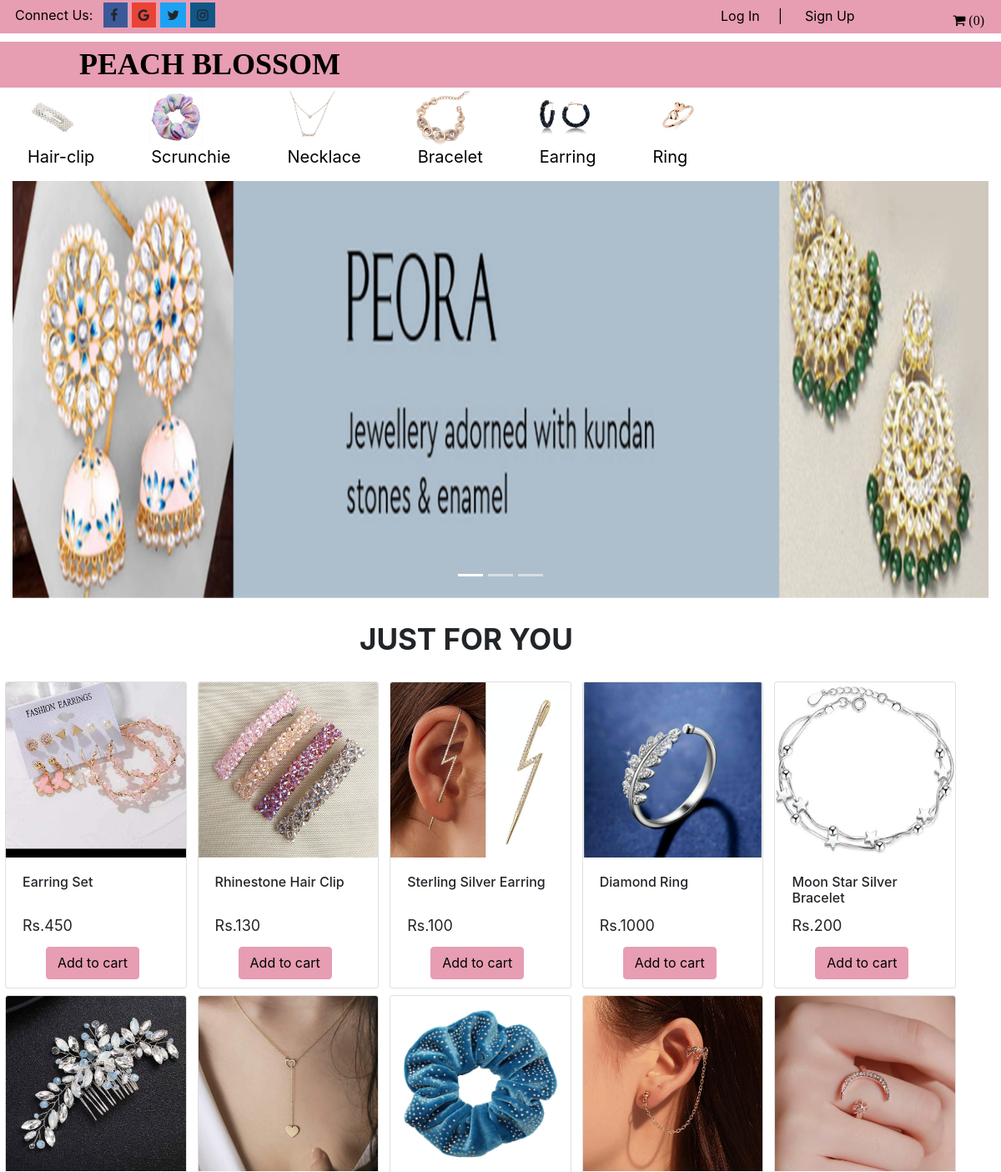
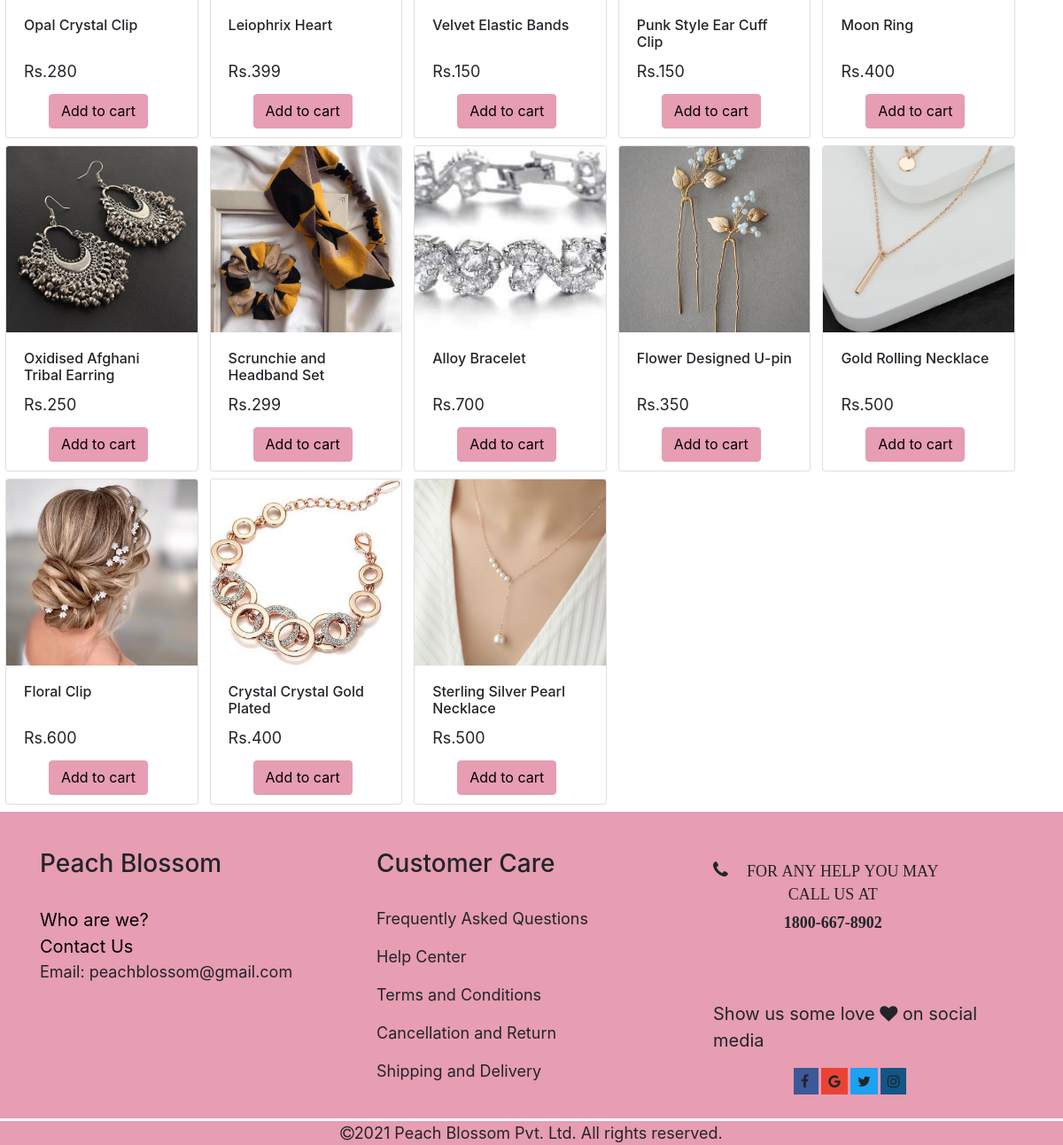
The app's page /home.php with its own data (2 pictures, top to bottom).
### tables this page shows
CREATE TABLE `category` (
  `CATEGORY_ID` int(11) NOT NULL,
  `CATEGORY_NAME` varchar(15) NOT NULL,
  `IMAGE` varchar(300) NOT NULL
);

CREATE TABLE `products` (
  `PRODUCT_ID` int(30) NOT NULL,
  `NAME` varchar(50) NOT NULL,
  `IMAGE` varchar(200) NOT NULL,
  `PRICE` int(11) NOT NULL,
  `CATEGORY_ID` int(11) NOT NULL
);

### home.php (the view, shortened to what this page needs)
<?php include "header.php";
  include "nav.php";?>
<link rel="stylesheet" type="text/css" href="css/home.css">
<div id="sec4">
<div class="container-fluid">
        <div class="row">
          <div class="col-md-12">
            <div class="bd-example">
  <div id="carouselExampleIndicators" class="carousel slide" data-ride="carousel">
    <ol class="carousel-indicators">
      <li data-target="#carouselExampleIndicators" data-slide-to="0" class="active"></li>
      <li data-target="#carouselExampleIndicators" data-slide-to="1"></li>
      <li data-target="#carouselExampleIndicators" data-slide-to="2"></li>
    </ol>
    <div class="carousel-inner">
      <div class="carousel-item active">
        <img src="admin/productimage/Peora_desktop.jpg" class="d-block w-100" alt="...">
      </div>
    </div>
    <a class="carousel-control-prev" href="#carouselExampleIndicators" role="button" data-slide="prev">
      <span class="carousel-control-prev-icon" aria-hidden="true"></span>
    </a>
    <a class="carousel-control-next" href="#carouselExampleIndicators" role="button" data-slide="next">
      <span class="carousel-control-next-icon" aria-hidden="true"></span>
    </a>
          </div>
        </div>
      </div>
    </div>
  </div>
</div>
      <div id="sec5">
        <div class="container-fluid">
              <p class="for">JUST FOR YOU</p>
              <div class="row">
              <?php
         $conn = new mysqli("localhost","root","","peachblossom");
         $limit = 18;
         $sql = "SELECT * FROM products ORDER BY product_id DESC LIMIT {$limit}";
         $result = $conn->query($sql);
          if($result !== false && $result->num_rows>0){
          while($row=$result->fetch_assoc()){?>
             <div class="col-md-2.4">
              <form method="POST" action="managecart.php" >
               <div class="card product" style="width:13.6rem; margin-right:7px;">
                <a href=""><img src="admin/productimage/<?php echo $row['IMAGE'];?>" class="card-img-top" alt="..."></a>
                  <div class="card-body">
                    <div class="title">
                    <h6 class="card-title"><?php echo $row['NAME'];?></h6>
                    </div>
                      <div class="price">
                    <p>Rs.<?php echo $row['PRICE'];?></p>
                  </div>
                </div>
                <button type="submit" name="Add_To_Cart" class="btn btn-primary">Add to cart</button>
            </div>
          </form>
          </div>
           <?php
              }
            }
          ?>
          </div>
        </div>
      </div>
<?php include('footer.php');?>

### nav.php (shortened to what this page needs)
<div id="sec1">
      <div class="container">
        <div class="row">
          <div class="col-md-4">
             <ul class="excess">
              <li><a>Connect Us:</a></li>
                <li><i class="fa fa-facebook"></i></li>
                <li><i class="fa fa-google"></i></li>
                <li><i class="fa fa-twitter"></i></li>
                <li><i class="fa fa-instagram"></i></li>
           </ul>
         </div>
         <div class="col-md-4"></div>
         <div class="col-md-4">
          <?php
           if (isset($_SESSION['user1'])) {
                echo '<div class="dropdown">
                  <img src="image/human.png" class="header">
                  <div class="dropdown-content">
                    <a href="myorder.php">MyOrders</a>
                    <a href="logout.php">Logout</a>
                    <i class = "fa fa-sign-out><a href="logout.php?php"></a></i>
                  </div>
                  </div>';
                  echo '<div class="hello"> Hello!'
                 ." ". $_SESSION['name'];
                 '</div>';
             }
            else{
              echo '<ul class="log"><li class="bar"><button class="button" id="b"><a href="login.php">Log In</a></button></li>
              <li class="bar"><button class="button" id="b1"><a href="signin.php">Sign Up</a></button></li></ul>';
            }
      $count=0;
       ?>
      <a href="<?php echo $GLOBALS['siteurl'] ?>/mycart.php" class="fa fa-shopping-cart cart"> (<?php echo $count; ?>)</a>
            </div>
          </div>
        </div>
    </div>
      <div id="sec2">
      <div class="container-fluid">
        <div class="row">
          <div class="col-md-6">
           <a href="home.php" class="name" style="text-decoration: none;">PEACH BLOSSOM</a>
          </div>
          </div>
          </div>
        </div>
          <div id ="sec3">
            <div class="container-fluid">
              <?php
             $conn = new mysqli("localhost","root","","peachblossom");
             $sql = "SELECT * FROM category ORDER BY category_id ASC";
             $result = $conn->query($sql);
              if($result->num_rows>0){
              while($row=$result->fetch_assoc()){?>
            <ul class="nav justify-content-center ul">
            <li class="nav-item">
              <img src="Admin/productimage/<?php echo $row['IMAGE'];?>" class="modify"><br>
            <a class="nav-links" href="http://localhost/MIS_Site/category.php/?cat=<?php echo $row["CATEGORY_ID"]; ?>" style="text-align: center;"><?php echo $row['CATEGORY_NAME'];?></a><br>
            </li>
          </ul>
          <?php
            }
          }
        ?>
          </div>
        </div>

### css/head.css (style rules this page uses)
a { color: black !important; }
#sec1 { background-color:#e79db2; height:40px; width: 100%; z-index: 1000; }
.excess,.log { list-style: none; margin-top:3px; margin-left: -5pc; }
.excess li,.log li { float: left; padding:3px 8px; margin-left:5px; }
.excess li:nth-child(2) { background-color: #3b5998; padding-right:11px; }
.excess li:nth-child(3) { background-color: #ea4335; }
.excess li:nth-child(4) { background-color: #1da1f2; }
.excess li:nth-child(5) { background-color:#125688; margin-right: 0; }
.bar:not(:last-child):after { content: "|"; color: black; margin-left: 1pc; }
.button { background-color:#e79db2; color: #000; border: none; }
#b { margin-left:5pc; }
#b1 { margin-left: 0pc; }
#sec2 { margin-top:10px; background-color:#e79db2 ; height:55px; }
.name { font-weight: bold; font-size:36px; margin-top:1pc; margin-left: 5pc; font-family: Brush Script MT; text-align: center; }
.cart { position: absolute; right:-10px; }
#sec3 { color:#ffffff; margin-top:4px; }
.nav-links { margin-right:50px; margin-left: 18px; font-size: 20px; }
.modify { height:4pc; width:4pc; margin-left: 1pc; }
.ul { float: left; }
.card-img-top { height: 16pc; }
.btn-primary { background-color: #e79db2!important; border-color:#e79db2!important ; }
p { font-size:18px; }

### css/home.css (style rules this page uses)
#sec4 { margin-top: 7pc; }
.d-block { height:500px; }
#sec5 { margin-top: 23px; }
.for { font-size: 35px; font-weight: bold; margin-left: 26pc; }
.product { height:23pc; float: left; margin-top:8px; margin-left: 6px; }
.title { height:3pc; }
.btn { margin-left: 3pc; height: 39px; width: 7pc; margin-bottom: 10px; color: black; margin-top: -2pc; }
.btn-primary { background-color: #e79db2 !important; border-color: #e79db2 !important; }
.card-img-top { object-fit: cover; height:210px; }

### records on screen
category: IMAGE (picture), CATEGORY_NAME "Hair-clip"
category: IMAGE (picture), CATEGORY_NAME "Scrunchie"
category: IMAGE (picture), CATEGORY_NAME "Necklace"
category: IMAGE (picture), CATEGORY_NAME "Bracelet"
category: IMAGE (picture), CATEGORY_NAME "Earring"
category: IMAGE (picture), CATEGORY_NAME "Ring"
products: IMAGE (picture), NAME "Earring Set", PRICE "450"
products: IMAGE (picture), NAME "Rhinestone Hair Clip", PRICE "130"
products: IMAGE (picture), NAME "Sterling Silver Earring", PRICE "100"
products: IMAGE (picture), NAME "Diamond Ring", PRICE "1000"
products: IMAGE (picture), NAME "Moon Star Silver Bracelet", PRICE "200"
products: IMAGE (picture), NAME "Opal Crystal Clip", PRICE "280"
products: IMAGE (picture), NAME "Leiophrix Heart", PRICE "399"
products: IMAGE (picture), NAME "Velvet Elastic Bands", PRICE "150"
products: IMAGE (picture), NAME "Punk Style Ear Cuff Clip", PRICE "150"
products: IMAGE (picture), NAME "Moon Ring", PRICE "400"
products: IMAGE (picture), NAME "Oxidised Afghani Tribal Earring", PRICE "250"
products: IMAGE (picture), NAME "Scrunchie and Headband Set", PRICE "299"
products: IMAGE (picture), NAME "Alloy Bracelet", PRICE "700"
products: IMAGE (picture), NAME "Flower Designed U-pin", PRICE "350"
products: IMAGE (picture), NAME "Gold Rolling Necklace", PRICE "500"
products: IMAGE (picture), NAME "Floral Clip", PRICE "600"
products: IMAGE (picture), NAME "Crystal Crystal Gold Plated", PRICE "400"
products: IMAGE (picture), NAME "Sterling Silver Pearl Necklace", PRICE "500"

### other values on screen
$count "0"
